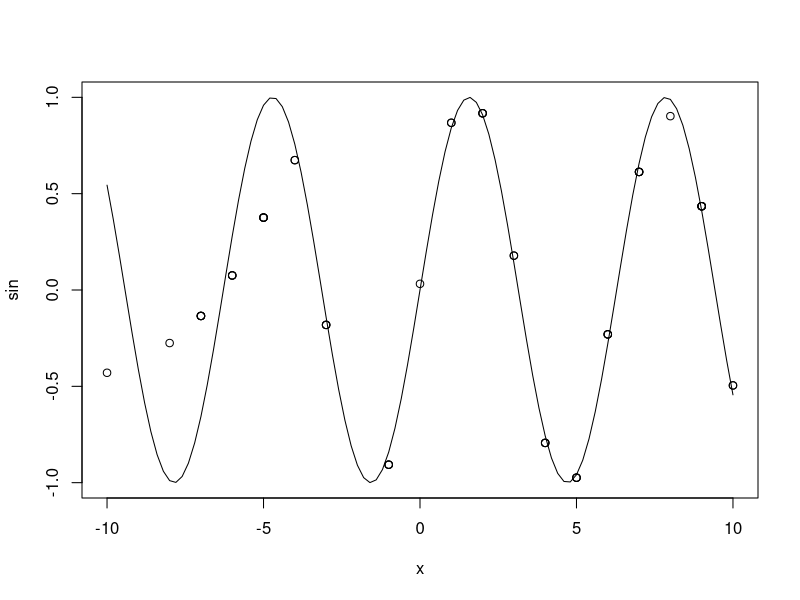

Reproduce this figure in R.
# Simple example of nnet
# source: https://www.r-bloggers.com/neural-networks-exercises-part-1/

library(dplyr); library(nnet)

# Generate random vector x and target vector y and combine into data frame df
set.seed(42)
x <- round(runif(n = 200, min = -10, max = 10))
y <- sin(x)
df <- data.frame(i = 1:200, x, y)

set.seed(42)
weights <- runif(n = 22, min = -1, max = 1)

# Do a 75/25 split into train/test
set.seed(42)
df.train <- df %>% sample_frac(size = .75)
df.test <- df %>% filter(!(i %in% df.train$i))

# Train a model and inspect
model1 <- nnet(Wts = weights, x = df.train$x, y = df.train$y, 
               linout = TRUE, maxit = 100, size = 7)
str(model1)

# Generate predictions, calculate RMSE, and plot
predict.model1 <- predict(model1, df.test %>% select(x))
rmse <- sqrt(sum((df.test$y - predict.model1)^2))
plot(sin, -10, 10)
points(df.test$x, predict.model1)
